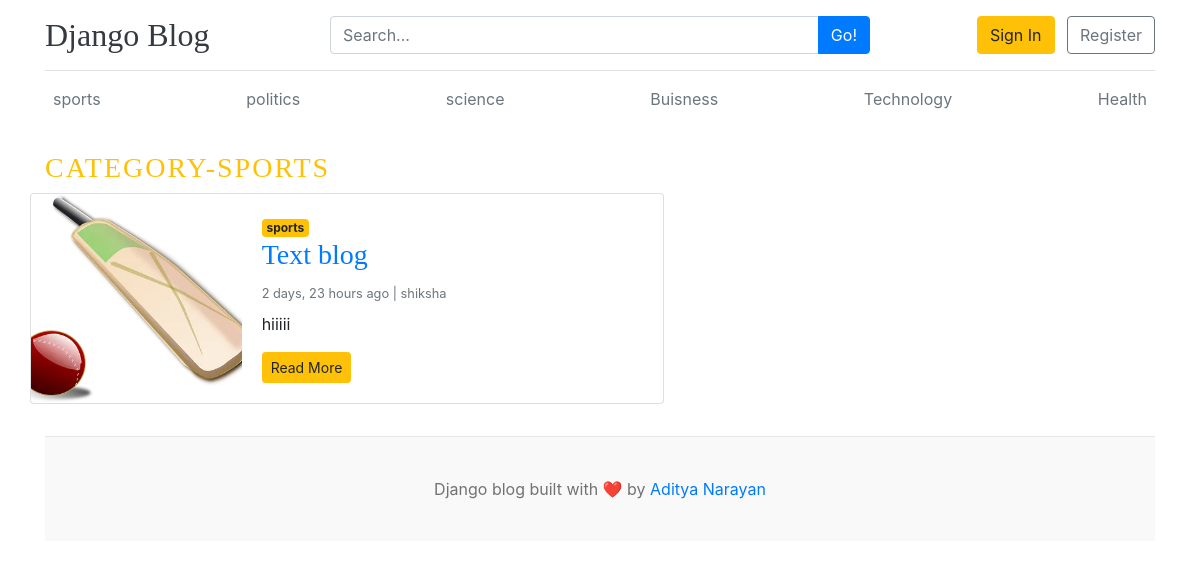
The page /category/1/ on the database as committed earlier.
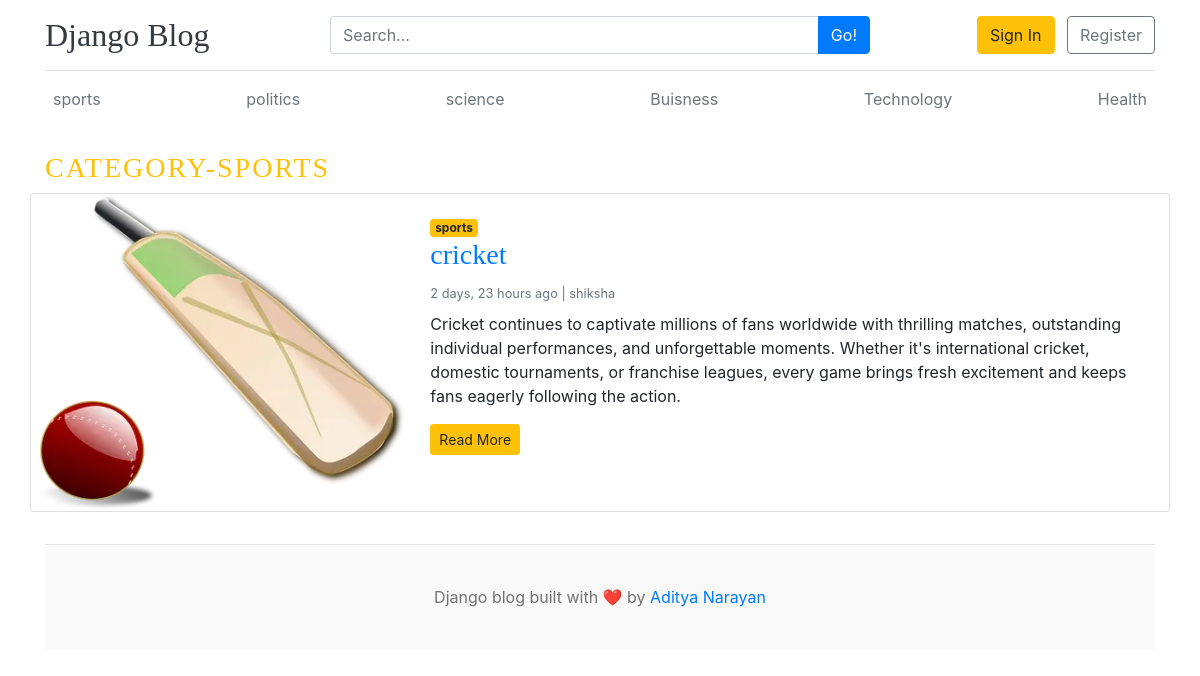
The same page on the database as committed later.
### blogs/models.py (models this page shows, shortened)
class Blog(models.Model):
    title=models.CharField(max_length=100)
    slug=models.SlugField(max_length=100, unique=True,blank=True)
    category=models.ForeignKey(Category, on_delete=models.CASCADE)
    author=models.ForeignKey(User, on_delete=models.CASCADE)
    featured_image=models.ImageField(upload_to='uploads/%Y/%m/%d/')
    short_description=models.TextField(max_length=500)
    blog_body=models.TextField(max_length=2000)
    status=models.CharField(max_length=20, choices=STATUS_CHOICES, default="Draft")
    is_featured=models.BooleanField(default=False)
    created_at=models.DateTimeField(auto_now_add=True)
    updated_at=models.DateTimeField(auto_now=True)

class Category(models.Model):
    category_name = models.CharField(max_length=50,unique=True)
    created_at = models.DateTimeField(auto_now_add=True)
    updated_at = models.DateTimeField(auto_now=True)
    class Meta:
        verbose_name_plural = "Categories"
    def __str__(self):
        return self.category_name

### blogs/views.py (the view)
# urls.py: path('<int:category_id>/', views.post_by_category, name='post_by_category'),
def post_by_category(request, category_id):
    category = get_object_or_404(Category, pk=category_id)
    posts = Blog.objects.filter(
        category=category,
        status='published'
    )
    return render(request, 'post_by_category.html', {
        'category': category,
        'posts': posts,
    })

### blogs/context_processors.py (called while the page is built)
def get_categories(request):
    categories = Category.objects.all()
    return {
        'categories': categories,
    }

def get_Social_links(request):
    social_links=SocialLink.objects.all()
    return dict(social_links=social_links)

### blog_main/templates/post_by_category.html
{% extends 'base.html'%}
  {% block content %}
     <h3 class="text-uppercase text-warning" style="letter-spacing: 2px;">category-{{category}}</h3>
    <div class="row mb-2">
      {% for post in posts %}
<div class="card mb-4 shadow-sm">
    <div class="row no-gutters">
        <div class="col-md-4">
            <img src="{{ post.featured_image.url }}"
                 class="img-fluid h-100 w-100"
                 style="object-fit: cover;"
                 alt="{{ post.title }}">
        </div>
        <div class="col-md-8">
           <div class="card-body">
    <span class="badge badge-warning">
        {{ post.category }}
    </span>
    <h3>
        <a href="{% url 'blogs' post.slug %}">
            {{ post.title }}
        </a>
    </h3>
    <small class="text-muted">
        {{ post.created_at|timesince }} ago | {{ post.author }}
    </small>
    <p class="mt-2">
        {{ post.short_description }}
    </p>
    <a href="{% url 'blogs' post.slug %}" class="btn btn-warning btn-sm">
        Read More
    </a>
</div>
        </div>
    </div>
</div>
{% empty %}
<p class="text-center">No posts found.</p>
{% endfor %}
</div>
{% endblock %}

Rows that differ between the two databases and show on the page:
changed Blog "shiksha": title "Text blog" → "cricket"; short_description "hiiiii" → "Cricket continues to captivate millions of fans worldwide with thrilling matches, outstanding individual performances, and unforgettable moments. Whether it's international cricket, domestic tournaments, or franchise leagues, every game brings fresh excitement and keeps fans eagerly following the action."
